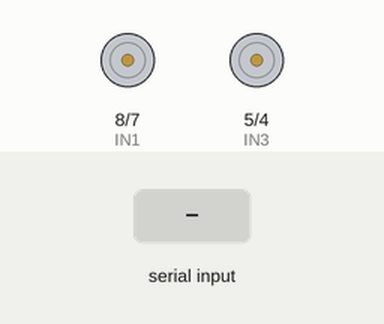
Simulated run of this sketch. Board: Arduino Uno, built with avr-gcc and run on an emulated ATmega328P. Parts: motor-driver pin pairs drawn as motors (green arrow = first pin HIGH = forward, orange = second pin HIGH = backward, longer = more drive, scaled by the enable pin). Inputs (shaded band) come from the test bench.

Above: at 1.2 s.
1.3 s: "i" received over the second serial link
At 2.6 s:
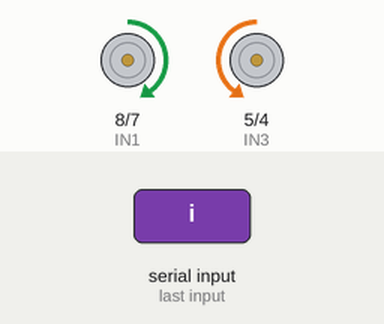
4.3 s: "w" received over the second serial link
At 4.52 s:
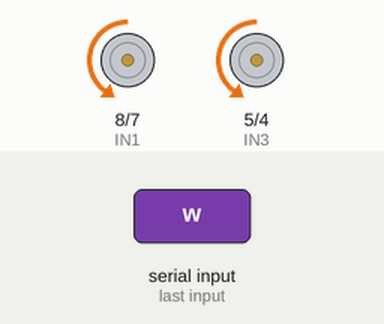
6.2 s: "d" received over the second serial link
At 6.42 s:
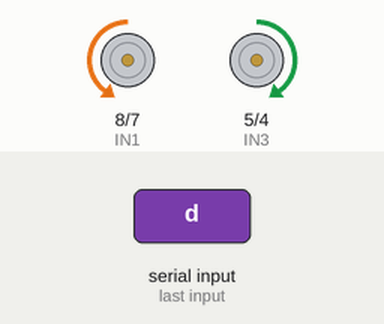
Timing chart, 0 to 9.2 s (numbered marks = the images above; inputs shaded):
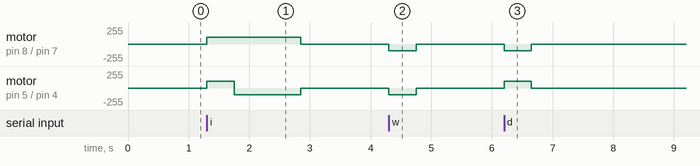

The sketch:

desarrollobuetooth.ino
```cpp
//Incluir libreria SoftwareSerial para permitir la communicacion serial
#include <SoftwareSerial.h>

//Configura un nuevo objeto de serie
SoftwareSerial miBT(10  ,11); //10 tx->rx 11 rx->tx

char dato=0;  // Variable para capturar el dato

//Asignar los pines del arduino
//Motor A
int ENA = 9; //velocidad motor A
int IN1 = 8; //dirección motor a borna 1
int IN2 = 7; //dirección motor a borna 2
//Motor B
int ENB = 3; //velocidad motor B
int IN3 = 5; //dirección motor b borna 1
int IN4 = 4; //dirección motor b borna 2
//Velocidad de ENA y ENB
int velocidad = 100; // PWM = 0 A 255

void setup()
{
  //Inicializamos la velocidad de sensor de bluetooth 9600 baudios
  miBT.begin(9600);
  // Inicializamos los puertos
  pinMode(ENA, OUTPUT);
  pinMode(ENB, OUTPUT);
  pinMode(IN1, OUTPUT);
  pinMode(IN2, OUTPUT);
  pinMode(IN3, OUTPUT);
  pinMode(IN4, OUTPUT);
  // Apagamos todos los motores - Estado inicial
  digitalWrite(IN1, LOW);
  digitalWrite(IN2, LOW);
  digitalWrite(IN3, LOW);
  digitalWrite(IN4, LOW);
  // Indicamos el voltaje del pulso trabajo PWN
  analogWrite(ENA,velocidad);
  analogWrite(ENB,velocidad);
}

void loop()
{
  if(miBT.available()) // lee el sensor BlueTooth y lo envia al Arduino
  {
    dato=miBT.read();  // recupera lectura del sensor bluetooth
   if(dato=='w'||dato=='W'){ // si dato es w, avanzara el carro
      for (unsigned int i = 0; i <= 30000; i++)
        avanzar();
     }
   if(dato=='s'||dato=='S'){ // si dato es s, retrocede el carro
      for (unsigned int i = 0; i <= 30000; i++)
        retrocede();
     }
   if(dato=='a'||dato=='A'){ // si dato es a, gira a la izquierda el carro
      for (unsigned int i = 0; i <= 30000; i++)
        izquierda();
     }
   if(dato=='d'||dato=='D'){ // si dato es d, gira a la derecha el carro
      for (unsigned int i = 0; i <= 30000; i++)
        derecha();
     }
   if(dato=='i'||dato=='I'){ // girar 90 grados izquierda,  1 grado ~ 800 ciclos
      for (unsigned int i = 0; i <= 30000; i++)
        retrocede();
      for (unsigned long i = 0; i <= 72000; i++)
        izquierda();
     }
   if(dato=='o'||dato=='O'){ // girar 90 grados derecha,  1 grado ~ 800 ciclos
      for (unsigned int i = 0; i <= 30000; i++)
        retrocede();
      for (unsigned long i = 0; i <= 72000; i++)
        derecha();
     }
   if(dato=='p'||dato=='P'){ // girar 90 anti horario
      for (unsigned long i = 0; i <= 50000; i++)
        giroeneleje();
     }
  }
  detener();
}

void avanzar()
{
  digitalWrite(IN1, LOW); // gira motor A avanza
  digitalWrite(IN2, HIGH);
  digitalWrite(IN3, LOW); // gira motor B avanza
  digitalWrite(IN4, HIGH);
}
void retrocede()
{
  digitalWrite(IN1, HIGH); // gira motor A retrocede
  digitalWrite(IN2, LOW);
  digitalWrite(IN3, HIGH); // gira motor B retrocede
  digitalWrite(IN4, LOW);
}
void derecha()
{
  /*digitalWrite(IN1, LOW); // gira motor A avanza
  digitalWrite(IN2, HIGH);
  digitalWrite(IN3, LOW); // gira motor B Apagado
  digitalWrite(IN4, LOW);*/
  giroenelejeH();

}
void izquierda()
{
  /*digitalWrite(IN1, LOW); // gira motor A Apagado
  digitalWrite(IN2, LOW);
  digitalWrite(IN3, LOW); // gira motor B avanza
  digitalWrite(IN4, HIGH);*/
  giroenelejeAH();

}
void giroeneleje()
{
  digitalWrite(IN1, LOW);   // gira motor A avanza
  digitalWrite(IN2, HIGH);
  digitalWrite(IN3, HIGH);  // gira motor B retrocede
  digitalWrite(IN4, LOW);
}
void detener()
{
  digitalWrite(IN1, LOW); // gira motor A Apagado
  digitalWrite(IN2, LOW);
  digitalWrite(IN3, LOW); // gira motor B Apagado
  digitalWrite(IN4, LOW);
}
void girar30AH()
{
  for (unsigned long i = 0; i <= 13000; i++)//maso 30 6V
  {
    giroenelejeAH();
  }
  detener();
  detener();
}

void girar30H()
{
  for (unsigned long i = 0; i <= 13000; i++)//maso 30 6V
  {
    giroenelejeH();
  }
  detener();
  detener();
}
void giroenelejeH()
{
  digitalWrite(IN1, LOW);   // gira motor A avanza
  digitalWrite(IN2, HIGH);
  digitalWrite(IN3, HIGH);  // gira motor B retrocede
  digitalWrite(IN4, LOW);
}

void giroenelejeAH()
{
  digitalWrite(IN1, HIGH);   // gira motor A avanza
  digitalWrite(IN2, LOW);
  digitalWrite(IN3, LOW);  // gira motor B retrocede
  digitalWrite(IN4, HIGH);
}
```

Measured:
- after the input at 1.3 s, motor on pin 8 (IN1) / pin 7 (IN2): stopped → forward 100/255 at once, → stopped 1.5 s later; motor on pin 5 (IN3) / pin 4 (IN4): stopped → forward 100/255 at once, → backward 100/255 0.45 s later, → stopped 1.1 s later
- after the input at 4.3 s, motor on pin 8 (IN1) / pin 7 (IN2), motor on pin 5 (IN3) / pin 4 (IN4): stopped → backward 100/255 at once, → stopped 0.45 s later
- after the input at 6.2 s, motor on pin 8 (IN1) / pin 7 (IN2): stopped → backward 100/255 at once, → stopped 0.45 s later; motor on pin 5 (IN3) / pin 4 (IN4): stopped → forward 100/255 at once, → stopped 0.45 s later
